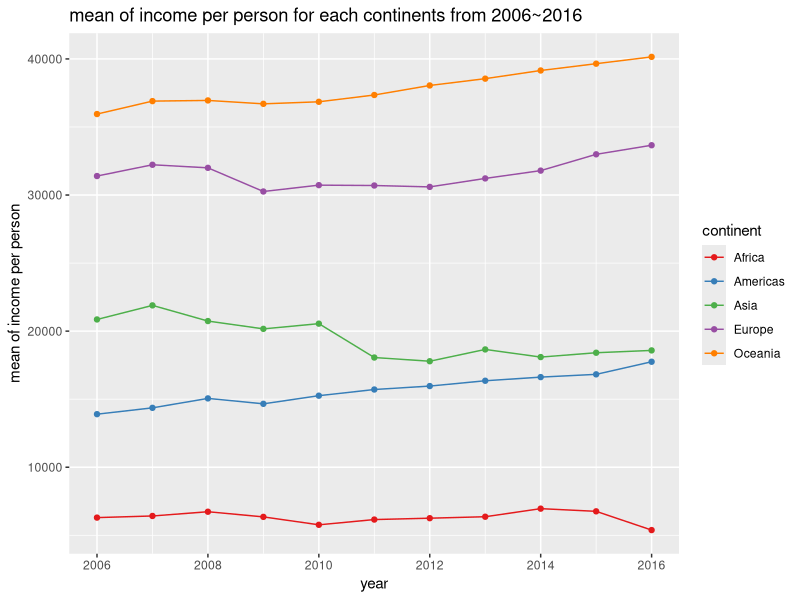

Recreate this plot in R.
library(tidyverse)
income <- read.csv("combined_final_last_10_years.csv")

per_person_income <- income %>%
  group_by(continent, year) %>% 
  summarise(income_per_person = mean(income_per_person))

chart3 = ggplot(data = per_person_income) +
  geom_line(mapping =  aes(x = year,
                            y = income_per_person, color = continent)) +
  labs(x = "year", 
       y = "mean of income per person",
       title ="mean of income per person for each continents from 2006~2016") +
  scale_color_brewer(palette = "Set1") +
  
  geom_point(mapping =  aes(x = year,
                           y = income_per_person, color = continent))

